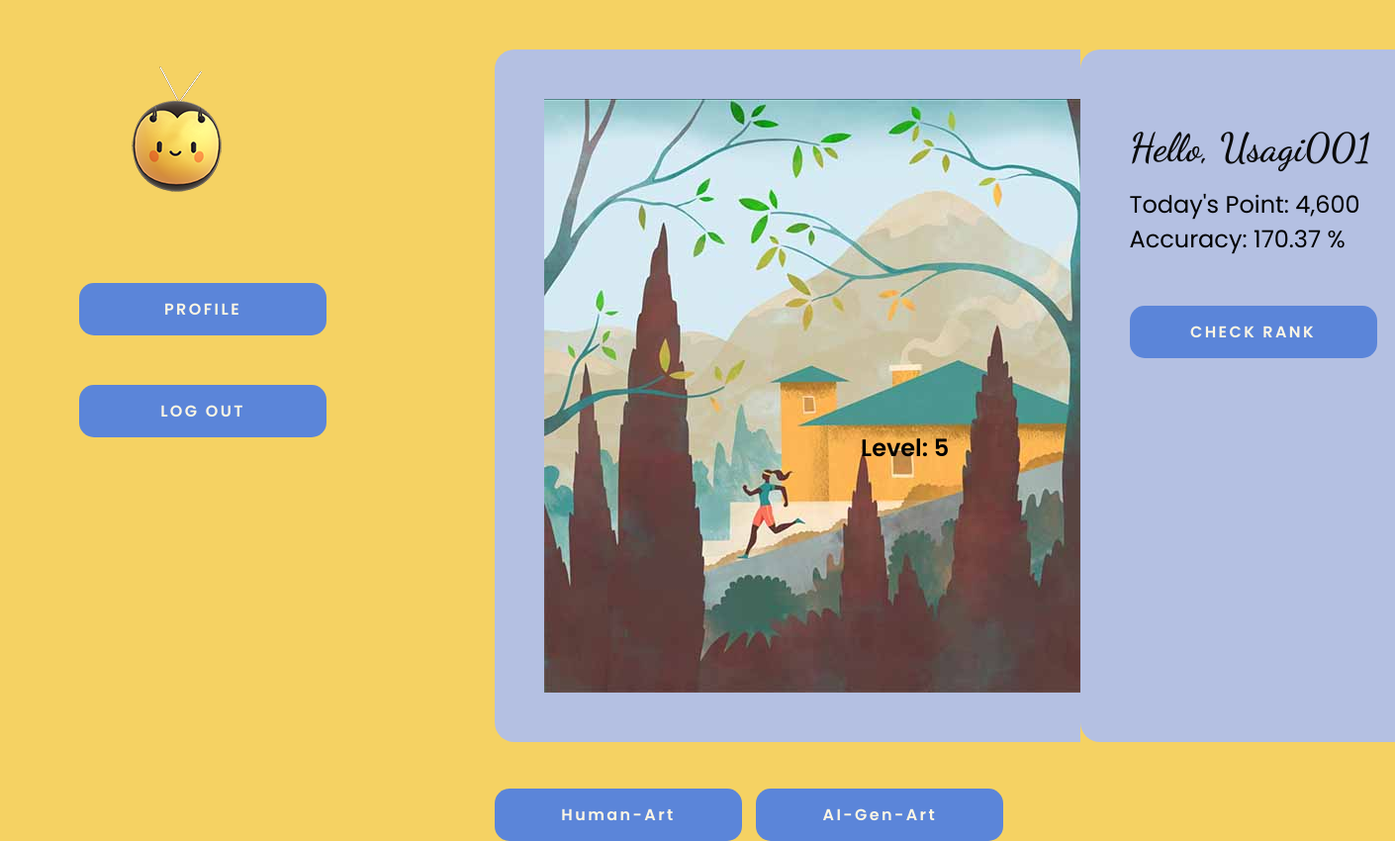
The page /pages/quiz_sequence.php?ret_quizid=27 (signed in) on the database its author committed.
### tables this page shows
CREATE TABLE `tbl_quiz` (
  `quiz_id` int NOT NULL AUTO_INCREMENT,
  `quiz_image` varchar(255) NOT NULL,
  `made_by` varchar(255) NOT NULL,
  `image_weight` int NOT NULL,
  PRIMARY KEY (`quiz_id`)
);

CREATE TABLE `tbl_user` (
  `user_id` int NOT NULL AUTO_INCREMENT,
  `user_name` varchar(255) NOT NULL,
  `email` varchar(255) NOT NULL,
  `password` varchar(255) NOT NULL,
  `cmltv_score` decimal(6,2) DEFAULT NULL,
  PRIMARY KEY (`user_id`)

);

### class/class.global.php (called while the page is built, shortened)
<?php
class db {
 	private $host      = DB_HOST;
	private $user      = DB_USER;
	private $pass      = DB_PASS;
	private $dbname    = DB_NAME;
	private $port      = DB_PORT;
	private $dbh;
	private $stmt;
	 public function __construct() {
 	$dsn = 'mysql:host='.$this->host.';dbname='.$this->dbname.';port='.$this->port;
	 	$options = array(PDO::ATTR_PERSISTENT => false, PDO::ATTR_ERRMODE => PDO::ERRMODE_EXCEPTION, PDO::ATTR_EMULATE_PREPARES => false, PDO::MYSQL_ATTR_USE_BUFFERED_QUERY => false);
	 	try {
	 	  $this->dbh = new PDO($dsn, $this->user, $this->pass, $options);
	 	} catch(PDOException $e) {
 	  $this->error = $e->getMessage();
	 	}
	 }
	public function q($query){
		$this->stmt = $this->dbh->prepare($query);
	}
	public function x(){
    return $this->stmt->execute();
	}
	public function s(){
    $this->x();
    return $this->stmt->fetch(PDO::FETCH_ASSOC);
	}
}
?>

### pages/quiz_sequence.php (the view, shortened to what this page needs)
<?php
include '../class/class.global.php';
if (isset($_GET["ret_quizid"])) {
    $ret_quizid = $_GET["ret_quizid"];
    $next_quizid = $ret_quizid + 1;
  }
  else {
    $ret_quizid = "";
  }
if (isset($_SESSION['beecheck_user']) && !empty($_SESSION['beecheck_user'])) {
    $logged_in_user = $_SESSION['beecheck_user'];
} else {
    echo 'NO USER LOGIN';
    session_destroy();
    session_unset();
    echo '<script>location.href = "./";</script>';
    exit();
}
$db = new db();
$db->q("SELECT * FROM tbl_user WHERE user_id = '".$logged_in_user."' ");
$lu = $db->s();
$cmltv = $lu['cmltv_score'];
$thrownscoreai = '0';
$thrownscorehuman = '0';
if ($ret_quizid == '') {
    $db = new db();
    $db->q("SELECT *
    FROM `tbl_quiz`
    where image_weight > (SELECT cmltv_score FROM `tbl_user` WHERE user_id = '".$logged_in_user."')
    LIMIT 1");
    $hu = $db->s();
    $next_quizid = $hu['quiz_id'] + 1;
    if ($hu['made_by'] == 'AIGen-Art') {
        $thrownscoreai = '100';
        $thrownscorehuman = '0';
    } else {
        $thrownscoreai = '0';
        $thrownscorehuman = '100';
    }
} else {
    $db = new db();
    $db->q("SELECT *
    FROM `tbl_quiz`
    WHERE quiz_id = '".$ret_quizid."'
    LIMIT 1");
    $hu = $db->s();
    if ($hu['made_by'] == 'AIGen-Art') {
        $thrownscoreai = '100';
        $thrownscorehuman = '0';
    } else {
        $thrownscoreai = '0';
        $thrownscorehuman = '100';
    }
}
?>
<!DOCTYPE html>
<html lang="en">
<head>
    <link rel="stylesheet" href="../styles/global.css">
    <link rel="stylesheet" href="../styles/quiz.css">
</head>
<body>
    <main>
        <div id="left_logo">
                <div class="logo_cont">
                    <img src="../assets/logo01.png" alt="Logo">
                </div>
                <div class="profile-btn">
                        <button type="button" onclick="window.location.href='../pages/profile.php';" class="button">PROFILE</button>
                </div>
                <div class="exit-btn">
                        <button type="button" onclick="location.replace('../api/u_logout.php?_=<?php echo $lu['user_id']; ?>');" class="button">LOG OUT</button>
                </div>
        </div>
        <div id="center">
            <section class="quiz-container" id="quiz">
                <div class="quiz-box">
                    <div class="quiz-img">
                        <img src="<?php echo $hu['quiz_image']; ?>" alt="quiz-image">
                    </div>
                </div>
                     <div class="quiz-label">
                        <?php
                        if ($cmltv<=1000){$lvl=1;}
                        else if ($cmltv>1000 && $cmltv<=2000){$lvl=2;}
                        else if ($cmltv>2000 && $cmltv<=3000){$lvl=3;}
                        else if ($cmltv>3000 && $cmltv<=4000){$lvl=4;}
                        else $lvl=5;                        ?>
                        <div class="label-bottom"><p1>Level: <?php echo $lvl ?></p1></div>
                    </div>
                    <div class="quiz-btn-cont">
                        <div class="answer-btn">
                                <button type="button" id="human-art-btn" class="button" onclick="location.replace('../api/quiz_seq_next.php?next_quizid=<?php echo $next_quizid; ?>&addedscore=<?php echo $thrownscorehuman; ?>')">Human-Art</button>
                                <button type="button" id="aigen-art-btn" class="button" onclick="location.replace('../api/quiz_seq_next.php?next_quizid=<?php echo $next_quizid; ?>&addedscore=<?php echo $thrownscoreai; ?>')">AI-Gen-Art</button>
                        </div>
                    </div>
                </div>
        <div id="side">
            <section class="user-point-form" id="point">
                <form id="pointForm">
                    <div class="point-labeled">
                        <h3> Hello,  <?php echo $lu['user_name']?></h3>
                        <p style="padding-top: 16px; ">Today's Point: <?php echo number_format ($cmltv, 0); ?></p>
                        <p>Accuracy: <?php if($ret_quizid !="") { $accuracy=$cmltv/$ret_quizid;}
                        else  $accuracy=$cmltv/$next_quizid;
                        echo number_format($accuracy,2); ?> % </p>
                    </div>
                    </form>
                    <div class="rank-btn">
                        <button type="button" onclick="window.location.href='../pages/leaderboard.php';" class="button">CHECK RANK</button>
                    </div>
            </section>
            </div>
    </main>
</body>
</html>

### styles/global.css (style rules this page uses)
:root { --clr-primary: #5b85d9; --clr-gradient: #b4c0e2; --clr-background: #f5d263; --clr-hover:#7b9de0; --clr-white: #fdf6e4; --clr-black: #0A0A0A; --drop-shadow: 0 4px 10px 0 rgba(0,0,0,0.5); }
* { margin: 0; padding: 0; font-family: "Poppins", sans-serif; font-size: 16px; font-weight: 400; font-style: normal; box-sizing: border-box; }
body { background-color: var(--clr-background); height: 100vh; }
main { position: relative; width: calc(100vw - 500px); height: 100vh; left:500px; background-color: var(--clr-background); }
main #center { float: left; width: 60%; height: 100%; background-color: var(--clr-background); position: relative; }
main #side { position: relative; float: right; width: 35%; height: 100%; background-color: var(--clr-background); }
main #left_logo { position: fixed; top: 40px; left: 80px; height: 100vh; width: auto; }
h3 { color: var(--clr-black); font-family: "Dancing Script", cursive; font-optical-sizing: auto; font-weight: 600; font-style: normal; font-size: 40px; padding-top: 25px; }
p1 { font-size: 24px; font-weight: 600; }
.button { background-color: var(--clr-primary); color: var(--clr-white); padding: 14px 20px; margin-top: 50px; margin-right: 10px; border: none; cursor: pointer; width: 250px; border-radius: 15px; font-weight: 600; letter-spacing: 0.15rem; }

### styles/quiz.css (style rules this page uses)
.quiz-container { padding: 20px; position: relative; width: 900px; height: 700px; margin-top: calc(50vh - 350px); background-color: var(--clr-gradient); border-radius: 20px; padding: 50px; }
.quiz-btn-cont { position: absolute; bottom: -100px; width: 100%; left: 0; }
.quiz-label { position: fixed; right: 14%; top: 50%; padding: 10px; width: 25%; z-index: 999; }
.user-point-form { padding: 20px; position: relative; width: 350px; height: 700px; margin-top: calc(50vh - 350px); background-color: var(--clr-gradient); border-radius: 20px; padding: 50px; }
.point-labeled p { font-size: 24px; }

### rows shown on the page
tbl_quiz: quiz_image (picture)
tbl_user: cmltv_score "5", user_name "Usagi001", cmltv_score "4,600", cmltv_score "170.37"
